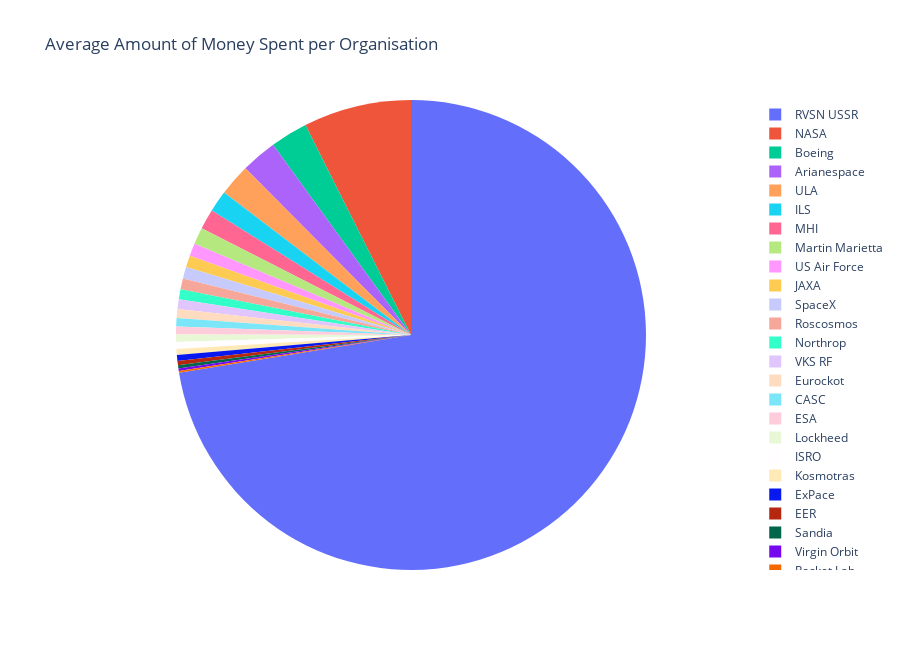

Notebook source saved alongside this figure:
### Code cell
fig3 = px.pie(data_frame=average_per_org, title='Average Amount of Money Spent per Organisation',
       names='Organisation', values='Average', labels='Organisation')
fig3.update_traces(textinfo='none')
fig3.update_layout(height=650)
fig3.show()

### Figure 1 — Plotly figure (JSON) as saved in the notebook; plotly's stock layout.template omitted (floating-point values rounded to 4 significant figures)
{"data": [{"domain": {"x": [0, 1], "y": [0, 1]}, "hovertemplate": "Organisation=%{label}<br>Average=%{value}<extra></extra>", "labels": ["Arianespace", "Boeing", "CASC", "EER", "ESA", "Eurockot", "ExPace", "ILS", "ISRO", "JAXA", "Kosmotras", "Lockheed", "MHI", "Martin Marietta", "NASA", "Northrop", "RVSN USSR", "Rocket Lab", "Roscosmos", "Sandia", "SpaceX", "ULA", "US Air Force", "VKS RF", "Virgin Orbit"], "legendgroup": "", "name": "", "showlegend": true, "textinfo": "none", "type": "pie", "values": [170.3, 177.3, 40.13, 20, 37, 41.8, 28.3, 101.5, 32.49, 56, 29, 35, 95.47, 80.16, 511.9, 47.35, 5000, 7.5, 51.63, 15, 54.99, 151, 59.65, 46.94, 12]}], "layout": {"height": 650, "legend": {"tracegroupgap": 0}, "title": {"text": "Average Amount of Money Spent per Organisation"}}}
